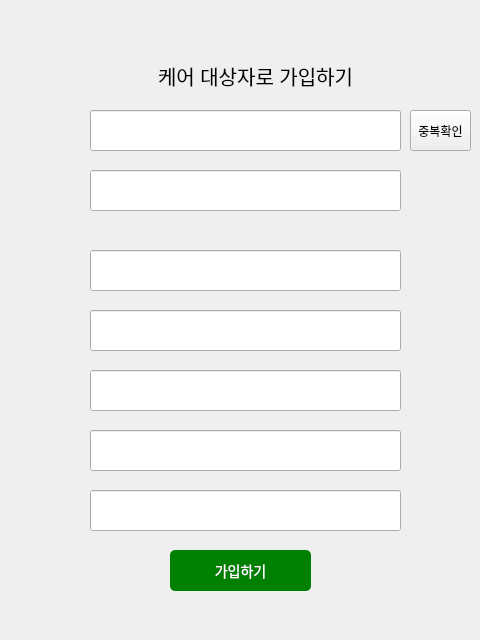
<?xml version="1.0" encoding="UTF-8"?>
<ui version="4.0">
 <class>Dialog</class>
 <widget class="QDialog" name="Dialog">
  <property name="geometry">
   <rect>
    <x>0</x>
    <y>0</y>
    <width>480</width>
    <height>640</height>
   </rect>
  </property>
  <property name="windowTitle">
   <string>Dialog</string>
  </property>
  <property name="styleSheet">
   <string notr="true">QDialog {
    background-image: url(&quot;/home/kbj/dev_ws/project/image/signupground.png&quot;);
    background-repeat: no-repeat;
    background-position: center;
}
</string>
  </property>
  <widget class="QLineEdit" name="lineEdit_elderId">
   <property name="geometry">
    <rect>
     <x>90</x>
     <y>110</y>
     <width>311</width>
     <height>41</height>
    </rect>
   </property>
   <property name="layoutDirection">
    <enum>Qt::LeftToRight</enum>
   </property>
   <property name="styleSheet">
    <string notr="true">QLineEdit {
    color: gray;  /* 회색 텍스트 (선택 사항) */
}
</string>
   </property>
   <property name="text">
    <string/>
   </property>
   <property name="alignment">
    <set>Qt::AlignLeading|Qt::AlignLeft|Qt::AlignVCenter</set>
   </property>
  </widget>
  <widget class="QLabel" name="label">
   <property name="geometry">
    <rect>
     <x>120</x>
     <y>50</y>
     <width>271</width>
     <height>51</height>
    </rect>
   </property>
   <property name="styleSheet">
    <string notr="true">QLabel {
    font-size: 20px;
}</string>
   </property>
   <property name="text">
    <string>케어 대상자로 가입하기</string>
   </property>
   <property name="alignment">
    <set>Qt::AlignCenter</set>
   </property>
  </widget>
  <widget class="QLineEdit" name="lineEdit_elderpassword">
   <property name="geometry">
    <rect>
     <x>90</x>
     <y>170</y>
     <width>311</width>
     <height>41</height>
    </rect>
   </property>
   <property name="layoutDirection">
    <enum>Qt::LeftToRight</enum>
   </property>
   <property name="styleSheet">
    <string notr="true">QLineEdit {
    color: gray;  /* 회색 텍스트 (선택 사항) */
}
</string>
   </property>
   <property name="text">
    <string/>
   </property>
   <property name="alignment">
    <set>Qt::AlignLeading|Qt::AlignLeft|Qt::AlignVCenter</set>
   </property>
  </widget>
  <widget class="QLineEdit" name="lineEdit_elderpassword_2">
   <property name="geometry">
    <rect>
     <x>90</x>
     <y>250</y>
     <width>311</width>
     <height>41</height>
    </rect>
   </property>
   <property name="layoutDirection">
    <enum>Qt::LeftToRight</enum>
   </property>
   <property name="styleSheet">
    <string notr="true">QLineEdit {
    color: gray;  /* 회색 텍스트 (선택 사항) */
}
</string>
   </property>
   <property name="text">
    <string/>
   </property>
   <property name="alignment">
    <set>Qt::AlignLeading|Qt::AlignLeft|Qt::AlignVCenter</set>
   </property>
  </widget>
  <widget class="QLineEdit" name="lineEdit_eldername">
   <property name="geometry">
    <rect>
     <x>90</x>
     <y>310</y>
     <width>311</width>
     <height>41</height>
    </rect>
   </property>
   <property name="layoutDirection">
    <enum>Qt::LeftToRight</enum>
   </property>
   <property name="styleSheet">
    <string notr="true">QLineEdit {
    color: gray;  /* 회색 텍스트 (선택 사항) */
}
</string>
   </property>
   <property name="text">
    <string/>
   </property>
   <property name="alignment">
    <set>Qt::AlignLeading|Qt::AlignLeft|Qt::AlignVCenter</set>
   </property>
  </widget>
  <widget class="QLineEdit" name="lineEdit_elderbirthday">
   <property name="geometry">
    <rect>
     <x>90</x>
     <y>370</y>
     <width>311</width>
     <height>41</height>
    </rect>
   </property>
   <property name="layoutDirection">
    <enum>Qt::LeftToRight</enum>
   </property>
   <property name="styleSheet">
    <string notr="true">QLineEdit {
    color: gray;  /* 회색 텍스트 (선택 사항) */
}
</string>
   </property>
   <property name="text">
    <string/>
   </property>
   <property name="alignment">
    <set>Qt::AlignLeading|Qt::AlignLeft|Qt::AlignVCenter</set>
   </property>
  </widget>
  <widget class="QLineEdit" name="lineEdit_elderRFID">
   <property name="geometry">
    <rect>
     <x>90</x>
     <y>490</y>
     <width>311</width>
     <height>41</height>
    </rect>
   </property>
   <property name="layoutDirection">
    <enum>Qt::LeftToRight</enum>
   </property>
   <property name="styleSheet">
    <string notr="true">QLineEdit {
    color: gray;  /* 회색 텍스트 (선택 사항) */
}
</string>
   </property>
   <property name="text">
    <string/>
   </property>
   <property name="alignment">
    <set>Qt::AlignLeading|Qt::AlignLeft|Qt::AlignVCenter</set>
   </property>
  </widget>
  <widget class="QLineEdit" name="lineEdit_eldernumber">
   <property name="geometry">
    <rect>
     <x>90</x>
     <y>430</y>
     <width>311</width>
     <height>41</height>
    </rect>
   </property>
   <property name="layoutDirection">
    <enum>Qt::LeftToRight</enum>
   </property>
   <property name="styleSheet">
    <string notr="true">QLineEdit {
    color: gray;  /* 회색 텍스트 (선택 사항) */
}
</string>
   </property>
   <property name="text">
    <string/>
   </property>
   <property name="alignment">
    <set>Qt::AlignLeading|Qt::AlignLeft|Qt::AlignVCenter</set>
   </property>
  </widget>
  <widget class="QPushButton" name="pushButton_eldersignup">
   <property name="geometry">
    <rect>
     <x>170</x>
     <y>550</y>
     <width>141</width>
     <height>41</height>
    </rect>
   </property>
   <property name="styleSheet">
    <string notr="true">#pushButton_eldersignup {
    background-color: green;
    color: white;
    border-radius: 5px;
    padding: 6px 12px;
    font-size: 14px;
}
#pushButton_eldersignup:hover {
    background-color: #228B22;
}</string>
   </property>
   <property name="text">
    <string>가입하기</string>
   </property>
  </widget>
  <widget class="QLabel" name="labelelderimage">
   <property name="geometry">
    <rect>
     <x>0</x>
     <y>530</y>
     <width>141</width>
     <height>107</height>
    </rect>
   </property>
   <property name="styleSheet">
    <string notr="true">#labelelderimage
 {
    background-image: url(&quot;/home/kbj/dev_ws/project/image/elder.png&quot;);
    background-repeat: no-repeat;
    background-position: center;
    background-color: transparent;
	border: none; 
}
</string>
   </property>
   <property name="text">
    <string/>
   </property>
  </widget>
  <widget class="QLabel" name="label_passwordMatch">
   <property name="geometry">
    <rect>
     <x>170</x>
     <y>220</y>
     <width>231</width>
     <height>20</height>
    </rect>
   </property>
   <property name="text">
    <string/>
   </property>
  </widget>
  <widget class="QPushButton" name="pushButton_checkelderId">
   <property name="geometry">
    <rect>
     <x>410</x>
     <y>110</y>
     <width>61</width>
     <height>41</height>
    </rect>
   </property>
   <property name="text">
    <string>중복확인</string>
   </property>
  </widget>
 </widget>
 <resources>
  <include location="image/signup.qrc"/>
 </resources>
 <connections/>
</ui>
